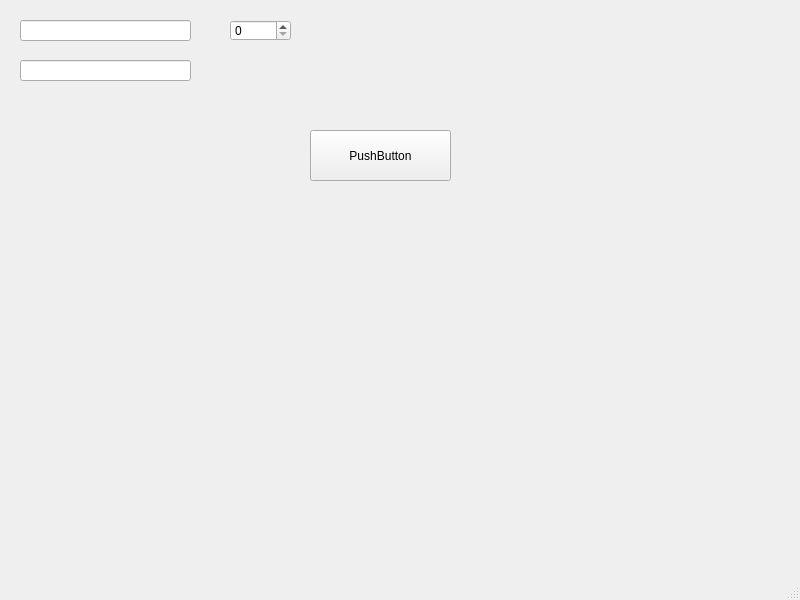
<?xml version="1.0" encoding="UTF-8"?>
<ui version="4.0">
 <class>MainWindow</class>
 <widget class="QMainWindow" name="MainWindow">
  <property name="geometry">
   <rect>
    <x>0</x>
    <y>0</y>
    <width>800</width>
    <height>600</height>
   </rect>
  </property>
  <property name="windowTitle">
   <string>MainWindow</string>
  </property>
  <widget class="QWidget" name="centralwidget">
   <widget class="QLineEdit" name="editLastName">
    <property name="geometry">
     <rect>
      <x>20</x>
      <y>60</y>
      <width>171</width>
      <height>21</height>
     </rect>
    </property>
   </widget>
   <widget class="QLineEdit" name="editFirstName">
    <property name="geometry">
     <rect>
      <x>20</x>
      <y>20</y>
      <width>171</width>
      <height>21</height>
     </rect>
    </property>
   </widget>
   <widget class="QSpinBox" name="spinYear">
    <property name="geometry">
     <rect>
      <x>230</x>
      <y>20</y>
      <width>61</width>
      <height>21</height>
     </rect>
    </property>
   </widget>
   <widget class="QPushButton" name="btnAdd">
    <property name="geometry">
     <rect>
      <x>310</x>
      <y>130</y>
      <width>141</width>
      <height>51</height>
     </rect>
    </property>
    <property name="text">
     <string>PushButton</string>
    </property>
   </widget>
  </widget>
  <widget class="QMenuBar" name="menubar">
   <property name="geometry">
    <rect>
     <x>0</x>
     <y>0</y>
     <width>800</width>
     <height>33</height>
    </rect>
   </property>
  </widget>
  <widget class="QStatusBar" name="statusbar"/>
 </widget>
 <resources/>
 <connections/>
</ui>
